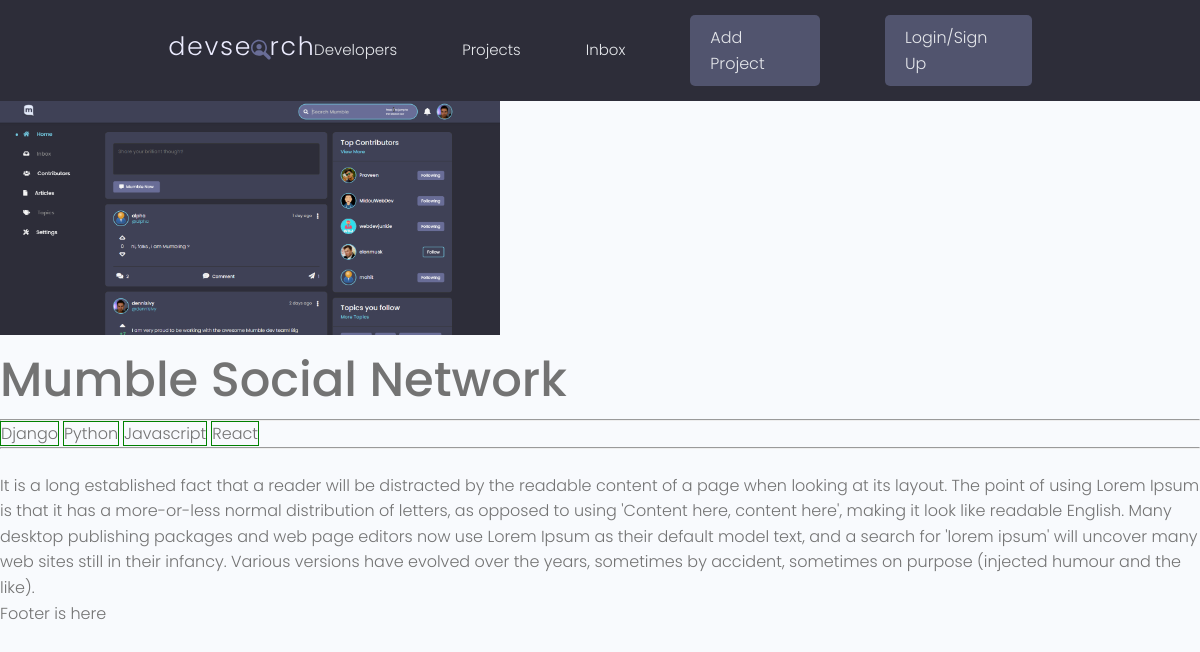
The page /project/daef51d7-8d35-4f6c-9773-3177c03311c9 on the database its author committed.
### projects/models.py (models this page shows, shortened)
class Project(models.Model):
    title = models.CharField(max_length=200)
    description = models.TextField(null=True, blank=True)
    featured_image = models.ImageField(null=True, blank=True, default="default.jpg")
    demo_link = models.CharField(max_length=2000, blank=True, null=True)
    source_link = models.CharField(max_length=2000, blank=True, null=True)
    tags = models.ManyToManyField('Tag', blank=True)
    vote_total = models.IntegerField(default=0,null=True, blank=True)
    vote_ratio = models.IntegerField(default=0,null=True, blank=True)
    created = models.DateTimeField(auto_now_add=True)
    id = models.UUIDField(default=uuid.uuid4, unique=True, primary_key=True, editable=False)

class Tag(models.Model):
    name = models.CharField(max_length=200)
    created = models.DateTimeField(auto_now_add=True)
    id = models.UUIDField(default=uuid.uuid4, unique=True, primary_key=True, editable=False)
    def __str__(self):
        return self.name

### projects/views.py (the view)
# urls.py: path('project/<str:pk>', views.project, name='project'),
def project(request, pk):
    projectObj = Project.objects.get(id=pk)
    return render(request, 'projects/single-project.html',{'project':projectObj})

### projects/templates/projects/single-project.html
{% extends 'main.html' %}
{% block content%}
<img style="max-width: 500px;" src="{{ project.featured_image.url }}" alt="">
<h1>{{project.title}}</h1>
<hr>
{% for tag in project.tags.all %}
    <span style="border:1px solid green">{{tag}}</span>
{% endfor %}
<hr>
<br>
<p>{{project.description}}</p>
{% endblock content %}

### static/styles/app.css (style rules this page uses)
:root { --color-sub: #2d2d39; }
img { width: 100%; }

### static/uikit/styles/modules/_variables.css (style rules this page uses)
:root { --color-main: #5aa5b9; --color-main-light: #e6faff; --color-sub: #3f4156; --color-sub-light: #51546e; --color-sub-lighter: #ededfd; --color-text: #737373; --color-gray: #8b8b8b; --color-light: #e5e7eb; --color-light-gray: #767676; --color-bg: #f8fafd; --color-white: #fffefd; --color-white-light: #f3f3f3; --color-success: #359e64; --color-success-bg: #def8e8; --color-error: #fc4b0b; --color-error-bg: #fff2ee; --font-base: 'Poppins', arial, helvetica, 'Segoe UI', roboto, ubuntu, sans-serif; --font-monospace: 'Fira Code', 'Courier New', courier, monospace; --font-regular: 300; --font-medium: 500; --font-bold: 700; --generic-shadow: 1px 1px 5px #00000010; --generic-transition: all 0.3s ease-in-out; }

### static/uikit/styles/modules/_base.css (style rules this page uses)
* { margin: 0; padding: 0; box-sizing: border-box; text-rendering: optimizeLegibility; color: inherit; font-size: inherit; }
html { font-size: 50%; }
@media only screen and (min-width: 480px) { html { font-size: 56.25%; } }
@media only screen and (min-width: 1200px) { html { font-size: 62.5%; } }
body { line-height: 1.6; font-weight: 400; font-size: 1.5rem; color: var(--color-text); background-color: var(--color-bg); min-height: 100vh; }

### static/uikit/styles/modules/_typography.css (style rules this page uses)
* { font-family: var(--font-base); }
h1 { font-size: 4.8rem; font-weight: var(--font-medium); }
p, span, strong { font-size: 1.6rem; color: var(--color-text); font-weight: var(--font-regular); }

### rows shown on the page
Project: featured_image (picture), title "Mumble Social Network", description "It is a long established fact that a reader will be distracted by the readable content of a page when looking at its layout. The point of using Lorem Ipsum is that it has a more-or-less normal distribution of letters, as opposed to using 'Content here, content here', making it look like readable English. Many desktop publishing packages and web page editors now use Lorem Ipsum as their default model text, and a search for 'lorem ipsum' will uncover many web sites still in their infancy. Various versions have evolved over the years, sometimes by accident, sometimes on purpose (injected humour and the like)."
Tag: name "Django"
Tag: name "Python"
Tag: name "Javascript"
Tag: name "React"
